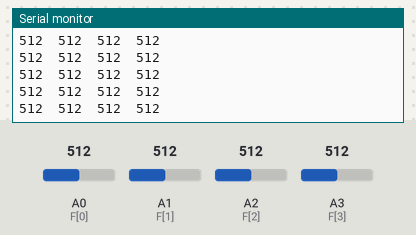
Bench run of a sketch on a simulated Arduino Uno, built with avr-gcc and run on an emulated ATmega328P. Shown: the last lines printed to the serial monitor. The test bench sets the inputs (shaded band); at power-on: A0 (F[0]) = 512, A1 (F[1]) = 512, A2 (F[2]) = 512, A3 (F[3]) = 512.

Above: at 1.2 s.
1.3 s: A0 (F[0]) set to 716
At 1.32 s:
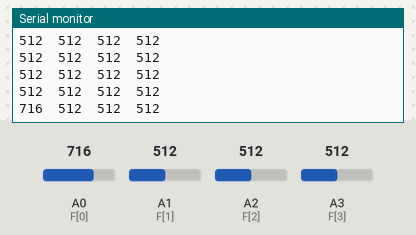
2.8 s: A1 (F[1]) set to 716
At 2.84 s:
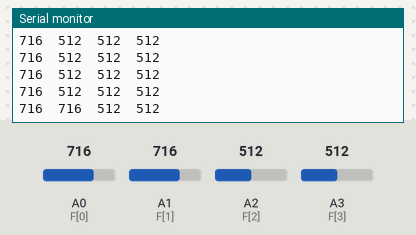
4.3 s: A2 (F[2]) set to 716
At 4.36 s:
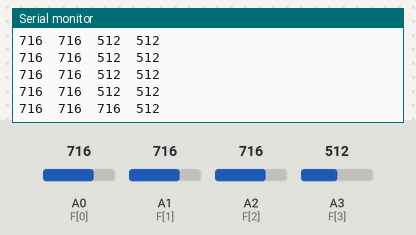
5.8 s: A3 (F[3]) set to 716
At 5.87 s:
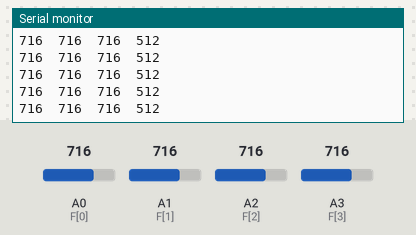
7.3 s: A0 (F[0]) set to 992
At 7.39 s:
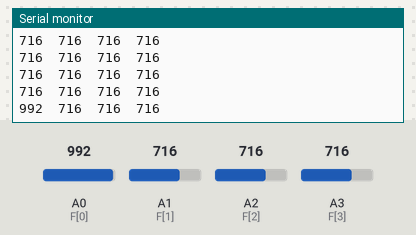
8.8 s: A1 (F[1]) set to 992
At 8.81 s:
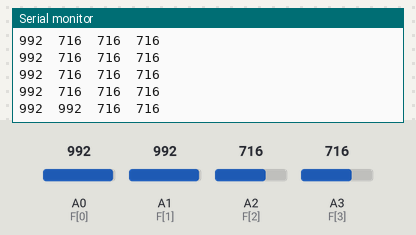
Timing chart, 0 to 11.3 s (numbered marks = the images above; inputs shaded):
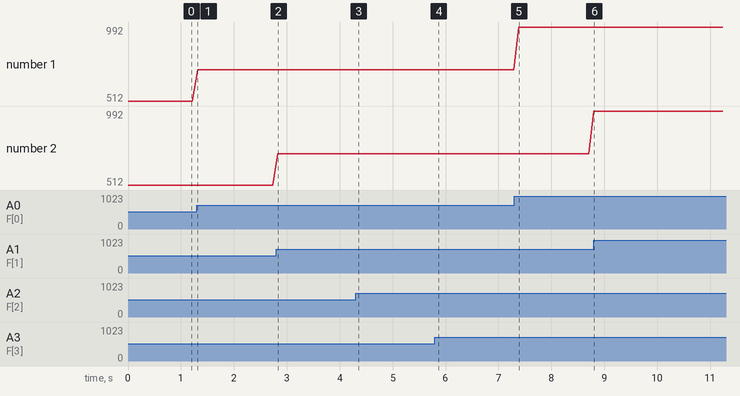

Measured:
- after the input at 1.3 s, the serial monitor: prints a new line at once (image 1)
- after the input at 2.8 s, the serial monitor: prints a new line at once (image 2)
- after the input at 4.3 s, the serial monitor: prints a new line after 0.05 s (image 3)
- after the input at 7.3 s, the serial monitor: prints a new line after 0.09 s (image 5)
- after the input at 8.8 s, the serial monitor: prints a new line at once (image 6)
- plotted number 1: 512 → 716 after the input at 1.3 s, 716 → 992 after the input at 7.3 s

The sketch:

Flex_Sensors_Log.ino
```cpp
int F[4] = {A0, A1, A2, A3};
int val = 0;

void setup()
{
  Serial.begin(115200);
  for (int i = 0; i < 4; i++)
  {
    pinMode(F[i], INPUT);
  }
}

void loop()
{
  for (int i = 0; i < 4; i++)
  {
    val = analogRead(F[i]);
    Serial.print(val);
    Serial.print("  ");
  }
  Serial.println("");
  delay(100);
}
```
